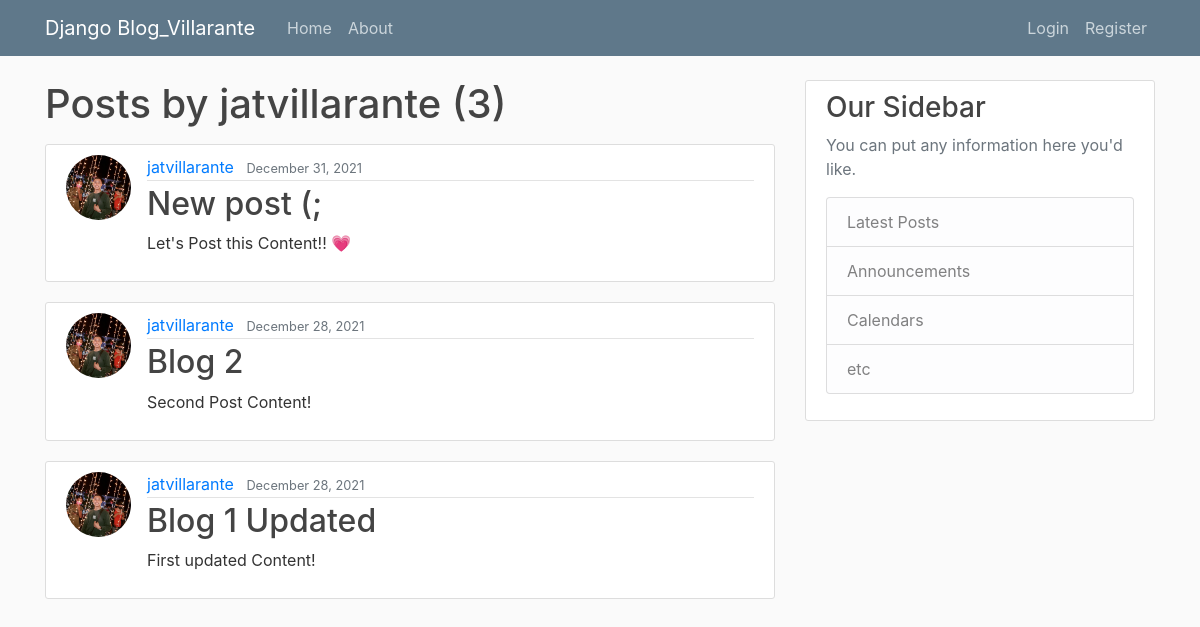
The app's page /user/jatvillarante, older data.
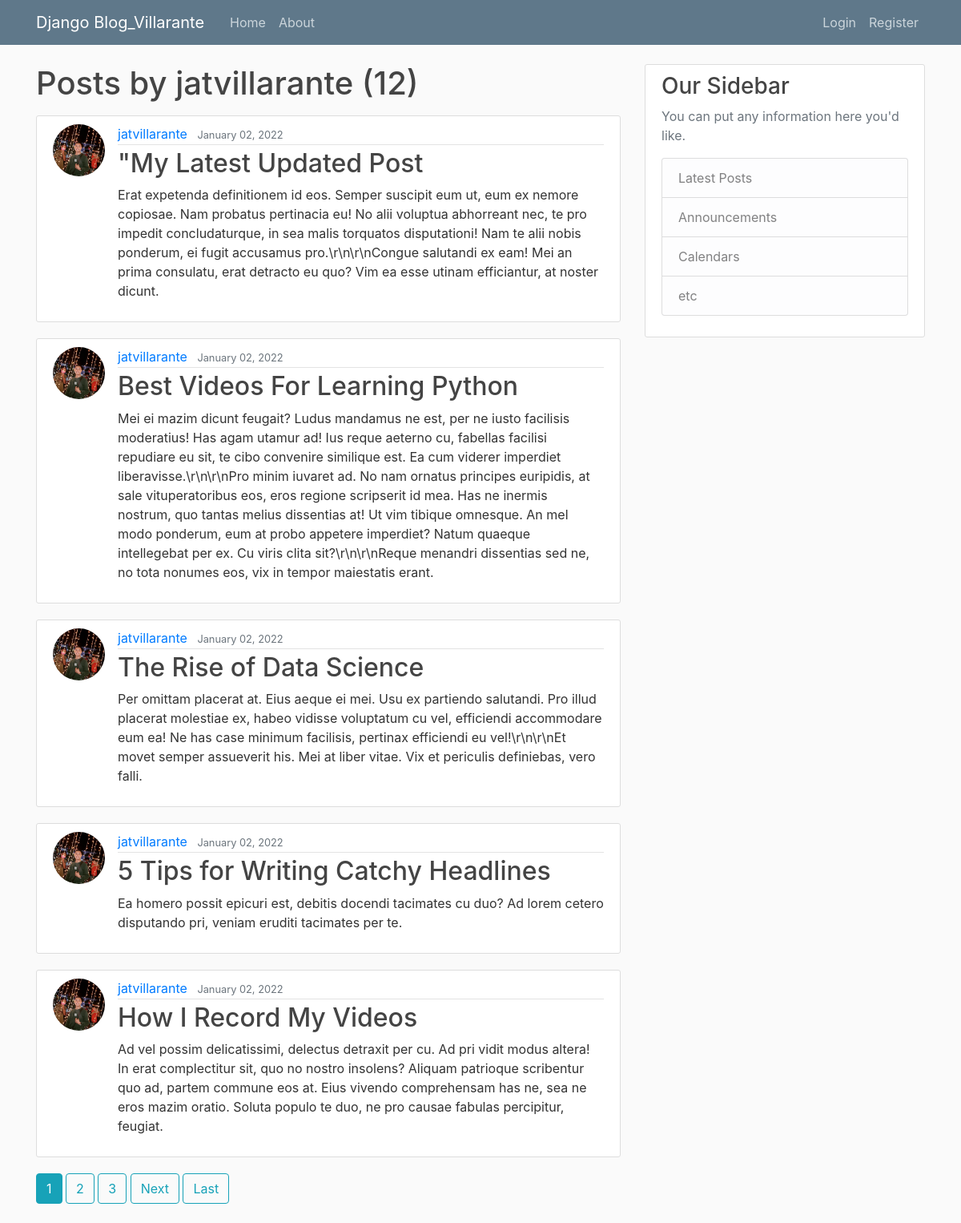
The same page, newer data.
### blog/models.py (models this page shows, shortened)
class Post(models.Model):
	title = models.CharField(max_length=100)
	content = models.TextField()
	date_posted = models.DateTimeField(default=timezone.now)
	author = models.ForeignKey(User, on_delete=models.CASCADE)

### users/models.py (models this page shows, shortened)
class Profile(models.Model):
    user = models.OneToOneField(User, on_delete=models.CASCADE)
    image = models.ImageField(default='default.jpg', upload_to='profile_pics')

### blog/views.py (the view)
# urls.py: path('user/<str:username>', UserPostListView.as_view(), name='user-posts'),
class UserPostListView(ListView):
	model = Post
	template_name = 'blog/user_posts.html' # <app>/<model>_<viewtype>.html
	context_object_name = 'posts'
	ordering = ['-date_posted']
	paginate_by = 5
	def get_queryset(self):
		user = get_object_or_404(User, username=self.kwargs.get('username'))
		return Post.objects.filter(author=user).order_by('-date_posted')

### blog/templates/blog/user_posts.html (shortened to what this page needs)
{% extends "blog/base.html" %}
{% block content %}
    <h1 class="mb-3">Posts by {{ view.kwargs.username }} ({{ page_obj.paginator.count }})</h1>
    {% for post in posts %}
        <article class="media content-section">
          <img class="rounded-circle article-img" src="{{ post.author.profile.image.url }}">
          <div class="media-body">
            <div class="article-metadata">
              <a class="mr-2" href="{% url 'user-posts' post.author.username %}">{{ post.author }}</a>
              <small class="text-muted">{{ post.date_posted|date:"F d, Y" }}</small>
            </div>
            <h2><a class="article-title" href="{% url 'post-detail' post.id %}">{{ post.title }}</a></h2>
            <p class="article-content">{{ post.content }}</p>
          </div>
        </article>
    {% endfor %}
     {% if is_paginated %}
        {%  for num in page_obj.paginator.page_range %}
            {% if page_obj.number == num %}
                <a class="btn btn-info mb-4" href="?page={{ num }}">{{ num }}</a>
                {% elif num > page_obj.number|add:'-3' and num < page_obj.number|add:'3' %}
                <a class="btn btn-outline-info mb-4" href="?page={{ num }}">{{ num }}</a>
            {% endif %}
        {% endfor %}
        {% if page_obj.has_next %}
        <a class="btn btn-outline-info mb-4" href="?page={{ page_obj.next_page_number }}">Next</a>
        <a class="btn btn-outline-info mb-4" href="?page={{ page_obj.paginator.num_pages }}">Last</a>
      {% endif %}
     {% endif %}
{% endblock content %}

Row changes from the older to the newer data that the page shows:
no longer on this page (row unchanged): Post: author.profile.image (picture), author "jatvillarante", date_posted "December 31, 2021", title "New post (;", content "Let's Post this Content!! 💗"
no longer on this page (row unchanged): Post: author.profile.image (picture), author "jatvillarante", date_posted "December 28, 2021", title "Blog 2", content "Second Post Content!"
no longer on this page (row unchanged): Post: author.profile.image (picture), author "jatvillarante", date_posted "December 28, 2021", title "Blog 1 Updated", content "First updated Content!"
added Post: author.profile.image (picture), author "jatvillarante", date_posted "January 02, 2022", title "\"My Latest Updated Post", content "Erat expetenda definitionem id eos. Semper suscipit eum ut, eum ex nemore copiosae. Nam probatus pertinacia eu! No alii voluptua abhorreant nec, te pro impedit concludaturque, in sea malis torquatos disputationi! Nam te alii nobis ponderum, ei fugit accusamus pro.\\r\\n\\r\\nCongue salutandi ex eam! Mei an prima consulatu, erat detracto eu quo? Vim ea esse utinam efficiantur, at noster dicunt."
added Post: author.profile.image (picture), author "jatvillarante", date_posted "January 02, 2022", title "Best Videos For Learning Python", content "Mei ei mazim dicunt feugait? Ludus mandamus ne est, per ne iusto facilisis moderatius! Has agam utamur ad! Ius reque aeterno cu, fabellas facilisi repudiare eu sit, te cibo convenire similique est. Ea cum viderer imperdiet liberavisse.\\r\\n\\r\\nPro minim iuvaret ad. No nam ornatus principes euripidis, at sale vituperatoribus eos, eros regione scripserit id mea. Has ne inermis nostrum, quo tantas melius dissentias at! Ut vim tibique omnesque. An mel modo ponderum, eum at probo appetere imperdiet? Natum quaeque intellegebat per ex. Cu viris clita sit?\\r\\n\\r\\nReque menandri dissentias sed ne, no tota nonumes eos, vix in tempor maiestatis erant."
added Post: author.profile.image (picture), author "jatvillarante", date_posted "January 02, 2022", title "The Rise of Data Science", content "Per omittam placerat at. Eius aeque ei mei. Usu ex partiendo salutandi. Pro illud placerat molestiae ex, habeo vidisse voluptatum cu vel, efficiendi accommodare eum ea! Ne has case minimum facilisis, pertinax efficiendi eu vel!\\r\\n\\r\\nEt movet semper assueverit his. Mei at liber vitae. Vix et periculis definiebas, vero falli."
added Post: author.profile.image (picture), author "jatvillarante", date_posted "January 02, 2022", title "5 Tips for Writing Catchy Headlines", content "Ea homero possit epicuri est, debitis docendi tacimates cu duo? Ad lorem cetero disputando pri, veniam eruditi tacimates per te."
added Post: author.profile.image (picture), author "jatvillarante", date_posted "January 02, 2022", title "How I Record My Videos", content "Ad vel possim delicatissimi, delectus detraxit per cu. Ad pri vidit modus altera! In erat complectitur sit, quo no nostro insolens? Aliquam patrioque scribentur quo ad, partem commune eos at. Eius vivendo comprehensam has ne, sea ne eros mazim oratio. Soluta populo te duo, ne pro causae fabulas percipitur, feugiat."
Text that changed along with them:
{{ page_obj.paginator.count }}: "3" → "12"
new list line: "1"
new list line: "2"
new list line: "3"
text now shown: "Next Last"
